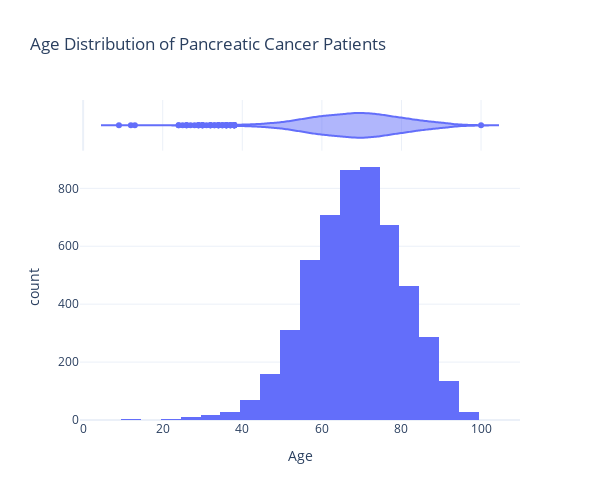

The notebook cell saved with this chart:
### Code cell
import plotly.express as px
import plotly.graph_objects as go

# Clean age variable
if 'age' in demographics_df.columns:
    demographics_df = demographics_df[demographics_df['age'] >= 0]

# Plot
if 'age' in demographics_df.columns:
    fig = px.histogram(
        demographics_df,
        x='age',
        nbins=30,
        marginal='violin',
        title='Age Distribution of Pancreatic Cancer Patients',
        labels={'age': 'Age'}
    )
else:
    age_count = demographics_df['agegroup'].value_counts().sort_index()
    fig = go.Figure(
        data=[
            go.Bar(
                x=age_count.index,
                y=age_count.values
            )
        ]
    )
    fig.update_layout(
        title='Age Group Distribution of Pancreatic Cancer Patients',
        xaxis_title='Age Group',
        yaxis_title='Count'
    )

fig.update_yaxes(range=[0, None])
fig.update_layout(template='plotly_white', height=500   ,  width=600
)
fig.show()

demographics_df

### Figure 1 — Plotly figure (JSON) as saved in the notebook; plotly's stock layout.template omitted (floating-point values rounded to 4 significant figures; data arrays with more than 128 entries replaced by an {"elided": "..."} marker saying what was removed)
{"data": [{"bingroup": "x", "hovertemplate": "Age=%{x}<br>count=%{y}<extra></extra>", "legendgroup": "", "marker": {"color": "#636efa", "pattern": {"shape": ""}}, "name": "", "nbinsx": 30, "orientation": "v", "showlegend": false, "type": "histogram", "x": {"elided": "5183 int values"}, "xaxis": "x", "yaxis": "y"}, {"hovertemplate": "Age=%{x}<extra></extra>", "legendgroup": "", "marker": {"color": "#636efa"}, "name": "", "scalegroup": "x", "showlegend": false, "type": "violin", "x": {"elided": "5183 int values"}, "xaxis": "x2", "yaxis": "y2"}], "layout": {"barmode": "relative", "height": 500, "legend": {"tracegroupgap": 0}, "title": {"text": "Age Distribution of Pancreatic Cancer Patients"}, "width": 600, "xaxis": {"anchor": "y", "domain": [0, 1], "title": {"text": "Age"}}, "xaxis2": {"anchor": "y2", "domain": [0, 1], "matches": "x", "showgrid": true, "showticklabels": false}, "yaxis": {"anchor": "x", "domain": [0, 0.8316], "range": [0, null], "title": {"text": "count"}}, "yaxis2": {"anchor": "x2", "domain": [0.8416, 1], "matches": "y2", "range": [0, null], "showgrid": false, "showline": false, "showticklabels": false, "ticks": ""}}}
